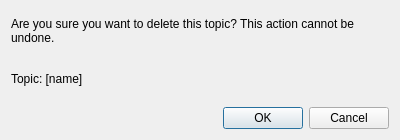
<?xml version="1.0" encoding="UTF-8"?>
<ui version="4.0">
 <class>TopicDeleteConfirmDialog</class>
 <widget class="QDialog" name="TopicDeleteConfirmDialog">
  <property name="geometry">
   <rect><x>0</x><y>0</y><width>400</width><height>140</height></rect>
  </property>
  <property name="minimumSize">
   <size><width>400</width><height>0</height></size>
  </property>
  <property name="windowTitle"><string>Delete Topic</string></property>
  <layout class="QVBoxLayout" name="mainLayout">
   <property name="spacing"><number>8</number></property>
   <item>
    <widget class="QLabel" name="messageLabel">
     <property name="text"><string>Are you sure you want to delete this topic? This action cannot be undone.</string></property>
     <property name="wordWrap"><bool>true</bool></property>
    </widget>
   </item>
   <item>
    <widget class="QLabel" name="topicNameLabel">
     <property name="text"><string>Topic: [name]</string></property>
    </widget>
   </item>
   <item>
    <widget class="QDialogButtonBox" name="buttonBox">
     <property name="standardButtons">
      <set>QDialogButtonBox::StandardButton::Ok|QDialogButtonBox::StandardButton::Cancel</set>
     </property>
    </widget>
   </item>
  </layout>
 </widget>
 <layoutdefault spacing="6" margin="11"/>
 <resources/>
 <connections>
  <connection>
   <sender>buttonBox</sender>
   <signal>accepted()</signal>
   <receiver>TopicDeleteConfirmDialog</receiver>
   <slot>accept()</slot>
  </connection>
  <connection>
   <sender>buttonBox</sender>
   <signal>rejected()</signal>
   <receiver>TopicDeleteConfirmDialog</receiver>
   <slot>reject()</slot>
  </connection>
 </connections>
</ui>
